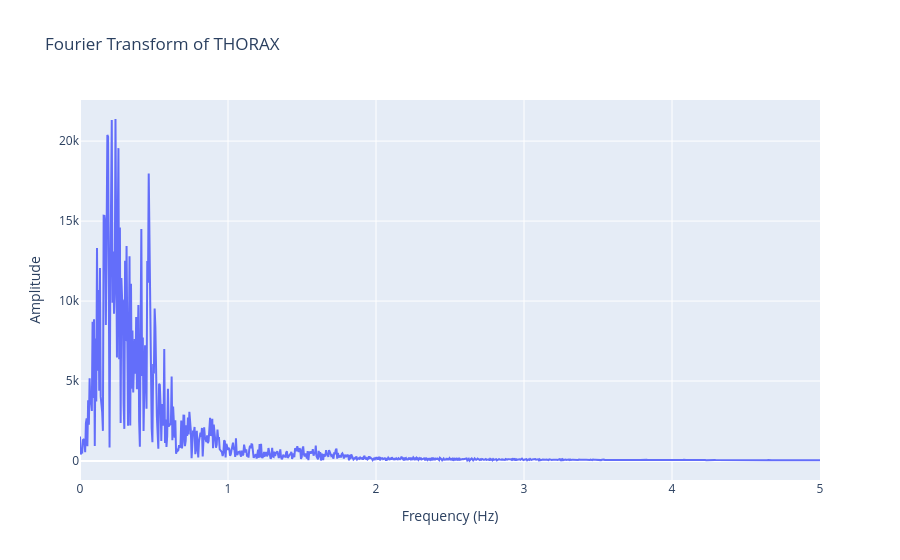

The cell this chart's notebook holds for it:
### Code cell
fig = fourier_transform_plot(df)
fig

### Figure 1 — Plotly figure (JSON) as saved in the notebook; plotly's stock layout.template omitted (floating-point values rounded to 4 significant figures; data arrays with more than 128 entries replaced by an {"elided": "..."} marker saying what was removed)
{"data": [{"mode": "lines", "name": "THORAX", "type": "scatter", "x": {"elided": "20026 float values"}, "y": {"elided": "20026 float values"}}], "layout": {"title": {"text": "Fourier Transform of THORAX"}, "xaxis": {"range": [0, 5], "title": {"text": "Frequency (Hz)"}}, "yaxis": {"title": {"text": "Amplitude"}}}}
